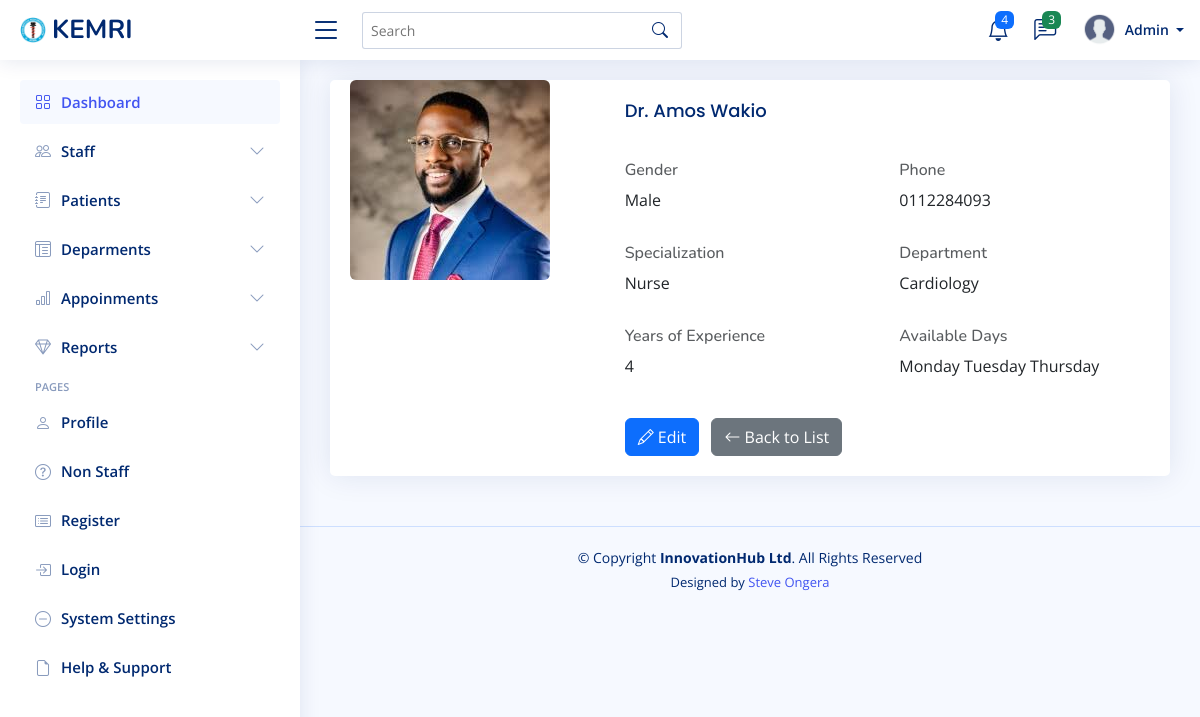
The page /doctors/1/ on the database as committed earlier.
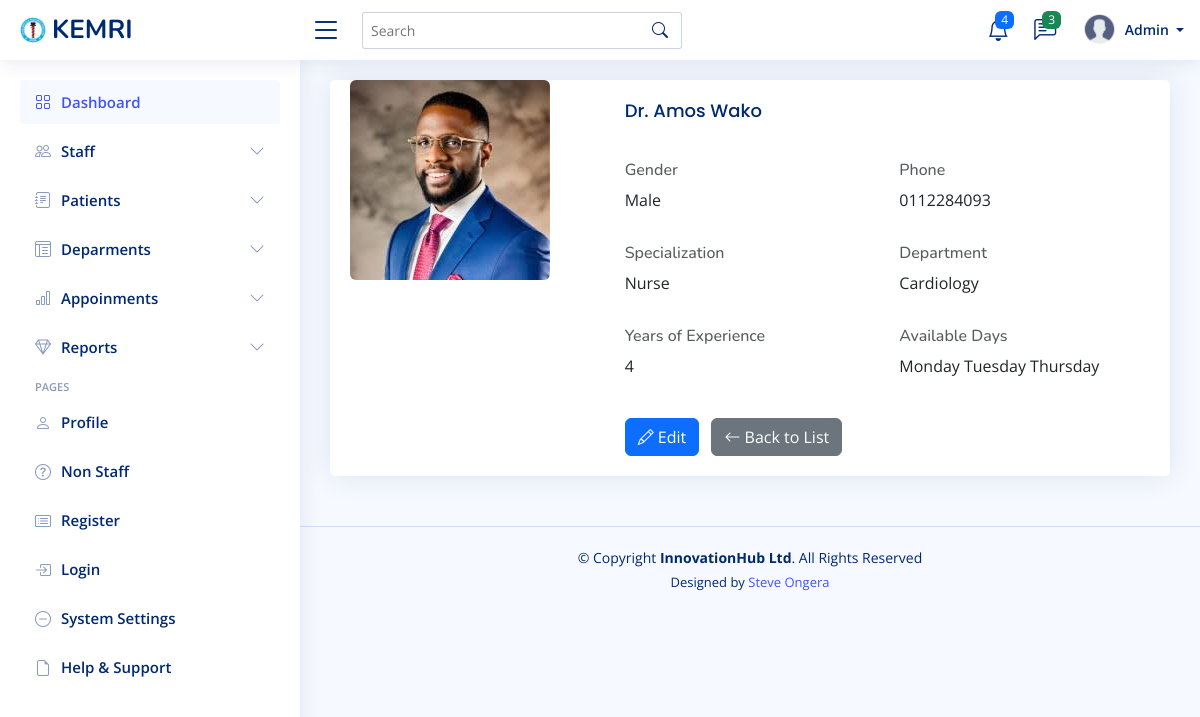
The same page on the database as committed later.
### mtwapa_branch/models.py (models this page shows)
class Doctor(models.Model):
    first_name = models.CharField(max_length=100)
    last_name = models.CharField(max_length=100)
    gender = models.CharField(
        max_length=10,
        choices=[('Male', 'Male'), ('Female', 'Female'), ('Other', 'Other')],
        blank=True,
        null=True
    )
    phone = models.CharField(max_length=100)
    emergency_contact_name = models.CharField(max_length=100, blank=True, null=True)
    emergency_contact_phone = models.CharField(max_length=15, blank=True, null=True)
    address = models.CharField(max_length=100)
    identification_no = models.CharField(max_length=100)
    specialization = models.CharField(max_length=100)
    department = models.ForeignKey(
        'Department',
        on_delete=models.SET_NULL,
        null=True,
        related_name='doctors'  # Custom related_name to avoid clash
    )
    years_of_experience = models.PositiveIntegerField()
    available_days = models.CharField(max_length=255)  # e.g., "Monday, Wednesday, Friday"
    profile_picture = models.ImageField(upload_to='doctor_profiles/', blank=True, null=True)
    def __str__(self):
        return f"Dr. {self.first_name} {self.last_name}"

class Department(models.Model):
    name = models.CharField(max_length=100, unique=True)
    description = models.TextField(blank=True)
    head = models.OneToOneField(
        Doctor,
        on_delete=models.SET_NULL,
        null=True,
        blank=True,
        related_name='headed_department'  # Custom related_name
    )
    phone = models.CharField(max_length=15, blank=True, null=True)
    email = models.EmailField(blank=True, null=True)
    research_focus = models.TextField(blank=True, null=True)  # Specific areas of research
    def __str__(self):
        return self.name

### mtwapa_branch/views.py (the view)
# urls.py: path('doctors/<int:pk>/', views.doctor_detail, name='doctor_detail'),
def doctor_detail(request, pk):
    doctor = get_object_or_404(Doctor, pk=pk)
    return render(request, 'doctor/doctor_detail.html', {'doctor': doctor})

### templates/doctor/doctor_detail.html
{% extends 'base/base.html' %}
{% load static %}
{% block content %}
<div class="card">
   <div class="card-body">
       <div class="row">
           <div class="col-md-4">
               {% if doctor.profile_picture %}
                   <img src="{{ doctor.profile_picture.url }}" alt="Profile Picture" class="img-fluid rounded">
                {% else %}
                   <img src="{% static 'assets/img/profile.png'%}" alt="Profile Picture" class="img-fluid rounded">
               {% endif %}
           </div>
           <div class="col-md-8">
               <h2 class="card-title mb-4"> {{ doctor }}</h2>
               <div class="row mb-3">
                   <div class="col-md-6">
                       <h6 class="text-muted">Gender</h6>
                       <p>{{ doctor.gender }}</p>
                   </div>
                   <div class="col-md-6">
                       <h6 class="text-muted">Phone</h6>
                       <p>{{ doctor.phone }}</p>
                   </div>
               </div>
               <div class="row mb-3">
                   <div class="col-md-6">
                       <h6 class="text-muted">Specialization</h6>
                       <p>{{ doctor.specialization }}</p>
                   </div>
                   <div class="col-md-6">
                       <h6 class="text-muted">Department</h6>
                       <p>{{ doctor.department }}</p>
                   </div>
               </div>
               <div class="row mb-4">
                   <div class="col-md-6">
                       <h6 class="text-muted">Years of Experience</h6>
                       <p>{{ doctor.years_of_experience }}</p>
                   </div>
                   <div class="col-md-6">
                       <h6 class="text-muted">Available Days</h6>
                       <p>{{ doctor.available_days }}</p>
                   </div>
               </div>
               <div class="mt-4">
                   <a href="{% url 'doctor_update' doctor.pk %}" class="btn btn-primary me-2">
                       <i class="bi bi-pencil"></i> Edit
                   </a>
                   <a href="{% url 'doctor_list' %}" class="btn btn-secondary">
                       <i class="bi bi-arrow-left"></i> Back to List
                   </a>
               </div>
           </div>
       </div>
   </div>
</div>
{% endblock %}

### templates/base/base.html (shortened to what this page needs)
{% load static %}
<!DOCTYPE html>
<html lang="en">
<head>
  <link href="{% static 'assets/vendor/bootstrap/css/bootstrap.min.css'%}" rel="stylesheet">
  <link href="{% static 'assets/vendor/bootstrap-icons/bootstrap-icons.css'%}" rel="stylesheet">
  <link href="{% static 'assets/vendor/boxicons/css/boxicons.min.css'%}" rel="stylesheet">
  <link href="{% static 'assets/vendor/quill/quill.snow.css'%}" rel="stylesheet">
  <link href="{% static 'assets/vendor/quill/quill.bubble.css'%}" rel="stylesheet">
  <link href="{% static 'assets/vendor/remixicon/remixicon.css'%}" rel="stylesheet">
  <link href="{% static 'assets/vendor/simple-datatables/style.css'%}" rel="stylesheet">
<link href="https://cdn.jsdelivr.net/npm/bootstrap-icons/font/bootstrap-icons.css" rel="stylesheet">
  <link href="{% static 'assets/css/style.css'%}" rel="stylesheet">
  <link href="{% static 'assets/css/extra.css'%}" rel="stylesheet">
</head>
  <body>
    {% include "base/navbar.html" %}
    {% include "base/sidebar.html" %}
    <main id="main" class="main">
        {% block content %}{% endblock %}
    </main>
    {% include 'base/footer.html'%}
 </body>
</html>

### templates/base/navbar.html (shortened to what this page needs)
{% load static %}
<header id="header" class="header fixed-top d-flex align-items-center">
    <div class="d-flex align-items-center justify-content-between">
      <a href="{% url 'dashboard'%}" class="logo d-flex align-items-center">
        <img src="{% static 'assets/img/kemrilogo.png'%}" alt="">
        <span class="d-none d-lg-block">KEMRI</span>
      </a>
      <i class="bi bi-list toggle-sidebar-btn"></i>
    </div>
    <div class="search-bar">
      <form class="search-form d-flex align-items-center" method="POST" action="#">
        <input type="text" name="query" placeholder="Search" title="Enter search keyword">
        <button type="submit" title="Search"><i class="bi bi-search"></i></button>
      </form>
    </div>
    <nav class="header-nav ms-auto">
      <ul class="d-flex align-items-center">
        <li class="nav-item dropdown">
          <a class="nav-link nav-icon" href="#" data-bs-toggle="dropdown">
            <i class="bi bi-bell"></i>
            <span class="badge bg-primary badge-number">4</span>
          </a>
        </li>
        <li class="nav-item dropdown">
          <a class="nav-link nav-icon" href="#" data-bs-toggle="dropdown">
            <i class="bi bi-chat-left-text"></i>
            <span class="badge bg-success badge-number">3</span>
          </a>
        </li>
        <li class="nav-item dropdown pe-3">
          <a class="nav-link nav-profile d-flex align-items-center pe-0" href="#" data-bs-toggle="dropdown">
            <img src="{% static 'assets/img/profile.png'%}" alt="Profile" class="rounded-circle">
            <span class="d-none d-md-block dropdown-toggle ps-2">
              {% if user.is_authenticated %}
                   {{ user.username }}
              {% else %}
                  Admin
              {% endif %}
            </span>
          </a>
        </li>
      </ul>
    </nav>
  </header>

### templates/base/sidebar.html (shortened to what this page needs)
{% load static %}
<aside id="sidebar" class="sidebar">
    <ul class="sidebar-nav" id="sidebar-nav">
      <li class="nav-item">
        <a class="nav-link " href="{% url 'dashboard'%}">
          <i class="bi bi-grid"></i>
          <span>Dashboard</span>
        </a>
      </li>
      <li class="nav-item">
        <a class="nav-link collapsed" data-bs-target="#staff-nav" data-bs-toggle="collapse" href="#">
          <i class="bi bi-people"></i><span>Staff</span><i class="bi bi-chevron-down ms-auto"></i>
        </a>
      </li>
      <li class="nav-item">
        <a class="nav-link collapsed" data-bs-target="#forms-nav" data-bs-toggle="collapse" href="#">
          <i class="bi bi-journal-text"></i><span>Patients</span><i class="bi bi-chevron-down ms-auto"></i>
        </a>
      </li>
      <li class="nav-item">
        <a class="nav-link collapsed" data-bs-target="#tables-nav" data-bs-toggle="collapse" href="#">
          <i class="bi bi-layout-text-window-reverse"></i><span>Deparments</span><i class="bi bi-chevron-down ms-auto"></i>
        </a>
      </li>
      <li class="nav-item">
        <a class="nav-link collapsed" data-bs-target="#charts-nav" data-bs-toggle="collapse" href="#">
          <i class="bi bi-bar-chart"></i><span>Appoinments</span><i class="bi bi-chevron-down ms-auto"></i>
        </a>
      </li>
      <li class="nav-item">
        <a class="nav-link collapsed" data-bs-target="#icons-nav" data-bs-toggle="collapse" href="#">
          <i class="bi bi-gem"></i><span>Reports
          </span><i class="bi bi-chevron-down ms-auto"></i>
        </a>
      </li>
      <li class="nav-heading">Pages</li>
      <li class="nav-item">
        <a class="nav-link collapsed" href="{% url 'profile_detail'%}">
          <i class="bi bi-person"></i>
          <span>Profile</span>
        </a>
      </li>
      <li class="nav-item">
        <a class="nav-link collapsed" href="{% url 'nonstaff_list'%}">
          <i class="bi bi-question-circle"></i>
          <span>Non Staff</span>
        </a>
      </li>
      <li class="nav-item">
        <a class="nav-link collapsed" href="{% url 'register'%}">
          <i class="bi bi-card-list"></i>
          <span>Register</span>
        </a>
      </li>
      <li class="nav-item">
        <a class="nav-link collapsed" href="{% url 'login'%}">
          <i class="bi bi-box-arrow-in-right"></i>
          <span>Login</span>
        </a>
      </li>
      <li class="nav-item">
        <a class="nav-link collapsed" href="{% url 'system_settings'%}">
          <i class="bi bi-dash-circle"></i>
          <span> System Settings</span>
        </a>
      </li>
      <li class="nav-item">
        <a class="nav-link collapsed" href="{% url 'help_and_support'%}">
          <i class="bi bi-file-earmark"></i>
          <span>Help & Support</span>
        </a>
      </li>
    </ul>
  </aside>

### templates/base/footer.html (shortened to what this page needs)
{% load static %}
  <footer id="footer" class="footer">
    <div class="copyright">
      &copy; Copyright <strong><span>InnovationHub Ltd</span></strong>. All Rights Reserved
    </div>
    <div class="credits">
      Designed by <a href="https://steve-ongera.com/">Steve Ongera</a>
    </div>
  </footer>

### static/assets/css/style.css (style rules this page uses)
:root { scroll-behavior: smooth; }
body { font-family: "Open Sans", sans-serif; background: #f6f9ff; color: #444444; }
a { color: #4154f1; text-decoration: none; }
h1, h2, h3, h4, h5, h6 { font-family: "Nunito", sans-serif; }
#main { margin-top: 60px; padding: 20px 30px; transition: all 0.3s; }
.card { margin-bottom: 30px; border: none; border-radius: 5px; box-shadow: 0px 0 30px rgba(1, 41, 112, 0.1); }
.card-title { padding: 20px 0 15px 0; font-size: 18px; font-weight: 500; color: #012970; font-family: "Poppins", sans-serif; }
.card-body { padding: 0 20px 20px 20px; }
.logo { line-height: 1; }
@media (min-width: 1200px) { .logo { width: 280px; } }
.logo img { max-height: 26px; margin-right: 6px; }
.logo span { font-size: 26px; font-weight: 700; color: #012970; font-family: "Nunito", sans-serif; }
.header { transition: all 0.5s; z-index: 997; height: 60px; box-shadow: 0px 2px 20px rgba(1, 41, 112, 0.1); background-color: #fff; padding-left: 20px; }
.header .toggle-sidebar-btn { font-size: 32px; padding-left: 10px; cursor: pointer; color: #012970; }
.header .search-bar { min-width: 360px; padding: 0 20px; }
.header .search-form { width: 100%; }
.header .search-form input { border: 0; font-size: 14px; color: #012970; border: 1px solid rgba(1, 41, 112, 0.2); padding: 7px 38px 7px 8px; border-radius: 3px; transition: 0.3s; width: 100%; }
.header .search-form button { border: 0; padding: 0; margin-left: -30px; background: none; }
.header .search-form button i { color: #012970; }
.header-nav ul { list-style: none; }
.header-nav>ul { margin: 0; padding: 0; }
.header-nav .nav-icon { font-size: 22px; color: #012970; margin-right: 25px; position: relative; }
.header-nav .nav-profile { color: #012970; }
.header-nav .nav-profile img { max-height: 36px; }
.header-nav .nav-profile span { font-size: 14px; font-weight: 600; }
.header-nav .badge-number { position: absolute; inset: -2px -5px auto auto; font-weight: normal; font-size: 12px; padding: 3px 6px; }
.sidebar { position: fixed; top: 60px; left: 0; bottom: 0; width: 300px; z-index: 996; transition: all 0.3s; padding: 20px; overflow-y: auto; scrollbar-width: thin; scrollbar-color: #aab7cf transparent; box-shadow: 0px 0px 20px rgba(1, 41, 112, 0.1); background-color: #fff; }
@media (min-width: 1200px) { #main, #footer { margin-left: 300px; } }
.sidebar-nav { padding: 0; margin: 0; list-style: none; }
.sidebar-nav li { padding: 0; margin: 0; list-style: none; }
.sidebar-nav .nav-item { margin-bottom: 5px; }
.sidebar-nav .nav-heading { font-size: 11px; text-transform: uppercase; color: #899bbd; font-weight: 600; margin: 10px 0 5px 15px; }
.sidebar-nav .nav-link { display: flex; align-items: center; font-size: 15px; font-weight: 600; color: #4154f1; transition: 0.3; background: #f6f9ff; padding: 10px 15px; border-radius: 4px; }
.sidebar-nav .nav-link i { font-size: 16px; margin-right: 10px; color: #4154f1; }
.sidebar-nav .nav-link.collapsed { color: #012970; background: #fff; }
.sidebar-nav .nav-link.collapsed i { color: #899bbd; }
.sidebar-nav .nav-link .bi-chevron-down { margin-right: 0; transition: transform 0.2s ease-in-out; }
.footer { padding: 20px 0; font-size: 14px; transition: all 0.3s; border-top: 1px solid #cddfff; }
.footer .copyright { text-align: center; color: #012970; }
.footer .credits { padding-top: 5px; text-align: center; font-size: 13px; color: #012970; }

Rows that differ between the two databases and show on the page:
changed Doctor "Male": first_name+last_name "Dr. Amos Wakio" → "Dr. Amos Wako"
